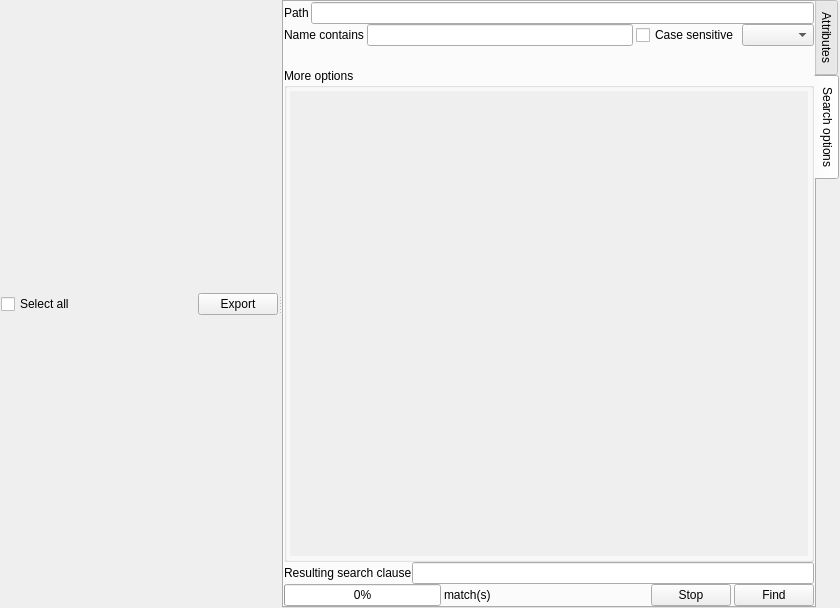
<?xml version="1.0" encoding="UTF-8"?>
<ui version="4.0">
 <class>SearchTab</class>
 <widget class="QWidget" name="SearchTab">
  <property name="geometry">
   <rect>
    <x>0</x>
    <y>0</y>
    <width>840</width>
    <height>608</height>
   </rect>
  </property>
  <property name="windowTitle">
   <string>Dialog</string>
  </property>
  <property name="windowIcon">
   <iconset resource="gui.qrc">
    <normaloff>:/filefind.png</normaloff>:/filefind.png</iconset>
  </property>
  <layout class="QVBoxLayout" name="verticalLayout_7">
   <property name="leftMargin">
    <number>1</number>
   </property>
   <property name="topMargin">
    <number>0</number>
   </property>
   <property name="rightMargin">
    <number>0</number>
   </property>
   <property name="bottomMargin">
    <number>0</number>
   </property>
   <item>
    <widget class="QSplitter" name="splitter">
     <property name="orientation">
      <enum>Qt::Horizontal</enum>
     </property>
     <widget class="QWidget" name="layoutWidget">
      <layout class="QVBoxLayout" name="verticalLayout_5" stretch="1,12">
       <item>
        <layout class="QHBoxLayout" name="horizontalLayout_3">
         <property name="topMargin">
          <number>1</number>
         </property>
         <item>
          <widget class="QCheckBox" name="selectAll">
           <property name="toolTip">
            <string>Check all results</string>
           </property>
           <property name="text">
            <string>Select all</string>
           </property>
          </widget>
         </item>
         <item>
          <spacer name="horizontalSpacer_3">
           <property name="orientation">
            <enum>Qt::Horizontal</enum>
           </property>
           <property name="sizeHint" stdset="0">
            <size>
             <width>40</width>
             <height>20</height>
            </size>
           </property>
          </spacer>
         </item>
         <item>
          <widget class="QPushButton" name="exportButton">
           <property name="text">
            <string>Export</string>
           </property>
          </widget>
         </item>
        </layout>
       </item>
       <item>
        <layout class="QVBoxLayout" name="nodeBrowserLayout">
         <property name="spacing">
          <number>0</number>
         </property>
        </layout>
       </item>
      </layout>
     </widget>
     <widget class="QTabWidget" name="searchesTab">
      <property name="tabPosition">
       <enum>QTabWidget::East</enum>
      </property>
      <property name="currentIndex">
       <number>1</number>
      </property>
      <widget class="QWidget" name="tab">
       <attribute name="title">
        <string>Attributes</string>
       </attribute>
       <layout class="QVBoxLayout" name="verticalLayout_6">
        <property name="margin">
         <number>0</number>
        </property>
        <item>
         <layout class="QVBoxLayout" name="attrsTree">
          <property name="spacing">
           <number>0</number>
          </property>
         </layout>
        </item>
       </layout>
      </widget>
      <widget class="QWidget" name="tab_2">
       <attribute name="title">
        <string>Search options</string>
       </attribute>
       <layout class="QVBoxLayout" name="verticalLayout_4">
        <property name="margin">
         <number>0</number>
        </property>
        <item>
         <layout class="QVBoxLayout" name="verticalLayout_2">
          <property name="spacing">
           <number>0</number>
          </property>
          <item>
           <layout class="QHBoxLayout" name="horizontalLayout_4">
            <property name="spacing">
             <number>2</number>
            </property>
            <item>
             <widget class="QLabel" name="label_3">
              <property name="text">
               <string>Path</string>
              </property>
             </widget>
            </item>
            <item>
             <widget class="QLineEdit" name="path"/>
            </item>
           </layout>
          </item>
          <item>
           <layout class="QHBoxLayout" name="horizontalLayout">
            <property name="spacing">
             <number>3</number>
            </property>
            <item>
             <widget class="QLabel" name="label">
              <property name="text">
               <string>Name contains</string>
              </property>
             </widget>
            </item>
            <item>
             <widget class="QLineEdit" name="nameContain"/>
            </item>
            <item>
             <widget class="QCheckBox" name="caseSensitiveName">
              <property name="text">
               <string>Case sensitive</string>
              </property>
             </widget>
            </item>
            <item>
             <widget class="QComboBox" name="typeName"/>
            </item>
           </layout>
          </item>
          <item>
           <layout class="QHBoxLayout" name="horizontalLayout_2">
            <item>
             <widget class="QPushButton" name="addOption">
              <property name="toolTip">
               <string>Add search clause</string>
              </property>
              <property name="text">
               <string/>
              </property>
              <property name="icon">
               <iconset resource="gui.qrc">
                <normaloff>:/add.png</normaloff>:/add.png</iconset>
              </property>
              <property name="flat">
               <bool>true</bool>
              </property>
             </widget>
            </item>
            <item>
             <spacer name="horizontalSpacer">
              <property name="orientation">
               <enum>Qt::Horizontal</enum>
              </property>
              <property name="sizeHint" stdset="0">
               <size>
                <width>40</width>
                <height>20</height>
               </size>
              </property>
             </spacer>
            </item>
           </layout>
          </item>
          <item>
           <widget class="QGroupBox" name="advOptBox">
            <property name="title">
             <string>More options</string>
            </property>
            <property name="alignment">
             <set>Qt::AlignLeading|Qt::AlignLeft|Qt::AlignTop</set>
            </property>
            <layout class="QVBoxLayout" name="verticalLayout_3">
             <property name="spacing">
              <number>3</number>
             </property>
             <property name="sizeConstraint">
              <enum>QLayout::SetMinimumSize</enum>
             </property>
             <property name="margin">
              <number>3</number>
             </property>
             <item>
              <widget class="QScrollArea" name="scrollArea">
               <property name="frameShape">
                <enum>QFrame::NoFrame</enum>
               </property>
               <property name="widgetResizable">
                <bool>true</bool>
               </property>
               <property name="alignment">
                <set>Qt::AlignLeading|Qt::AlignLeft|Qt::AlignTop</set>
               </property>
               <widget class="QWidget" name="scrollAreaWidgetContents_2">
                <property name="geometry">
                 <rect>
                  <x>0</x>
                  <y>0</y>
                  <width>573</width>
                  <height>453</height>
                 </rect>
                </property>
                <layout class="QVBoxLayout" name="verticalLayout">
                 <property name="spacing">
                  <number>1</number>
                 </property>
                 <property name="sizeConstraint">
                  <enum>QLayout::SetMinimumSize</enum>
                 </property>
                 <property name="margin">
                  <number>1</number>
                 </property>
                 <item>
                  <layout class="QGridLayout" name="advancedOptions">
                   <property name="sizeConstraint">
                    <enum>QLayout::SetMinimumSize</enum>
                   </property>
                   <property name="spacing">
                    <number>0</number>
                   </property>
                  </layout>
                 </item>
                 <item>
                  <spacer name="verticalSpacer">
                   <property name="orientation">
                    <enum>Qt::Vertical</enum>
                   </property>
                   <property name="sizeType">
                    <enum>QSizePolicy::Expanding</enum>
                   </property>
                   <property name="sizeHint" stdset="0">
                    <size>
                     <width>0</width>
                     <height>0</height>
                    </size>
                   </property>
                  </spacer>
                 </item>
                </layout>
               </widget>
              </widget>
             </item>
            </layout>
           </widget>
          </item>
          <item>
           <layout class="QHBoxLayout" name="horizontalLayout_7">
            <item>
             <widget class="QLabel" name="labelResultingSearch">
              <property name="text">
               <string>Resulting search clause</string>
              </property>
             </widget>
            </item>
            <item>
             <widget class="QLineEdit" name="completeClause">
              <property name="readOnly">
               <bool>true</bool>
              </property>
             </widget>
            </item>
           </layout>
          </item>
          <item>
           <layout class="QHBoxLayout" name="horizontalLayout_5">
            <property name="spacing">
             <number>3</number>
            </property>
            <item>
             <widget class="QProgressBar" name="searchBar">
              <property name="value">
               <number>0</number>
              </property>
              <property name="textDirection">
               <enum>QProgressBar::TopToBottom</enum>
              </property>
              <property name="format">
               <string>%p%</string>
              </property>
             </widget>
            </item>
            <item>
             <widget class="QLabel" name="totalHits">
              <property name="text">
               <string>match(s)</string>
              </property>
             </widget>
            </item>
            <item>
             <spacer name="horizontalSpacer_2">
              <property name="orientation">
               <enum>Qt::Horizontal</enum>
              </property>
              <property name="sizeHint" stdset="0">
               <size>
                <width>40</width>
                <height>20</height>
               </size>
              </property>
             </spacer>
            </item>
            <item>
             <widget class="QPushButton" name="stopSearchButton">
              <property name="text">
               <string>Stop</string>
              </property>
             </widget>
            </item>
            <item>
             <widget class="QPushButton" name="launchSearchButton">
              <property name="text">
               <string>Find</string>
              </property>
             </widget>
            </item>
           </layout>
          </item>
         </layout>
        </item>
       </layout>
      </widget>
     </widget>
    </widget>
   </item>
  </layout>
 </widget>
 <resources>
  <include location="gui.qrc"/>
 </resources>
 <connections/>
</ui>
